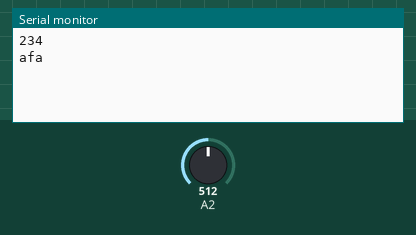
The sketch below on a simulated Arduino Uno, built with avr-gcc and run on an emulated ATmega328P. On the bench: the last lines printed to the serial monitor. The inputs (shaded band) are chosen by the test bench; at power-on: A2 = 512.

Above: at 1.2 s.
1.3 s: A2 set to 716
At 2.5 s:
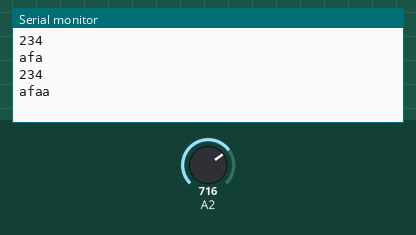
2.8 s: A2 set to 900
At 4.0 s:
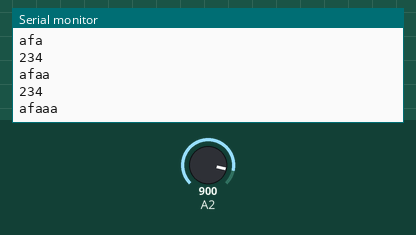
4.3 s: A2 set to 1023
At 5.4 s:
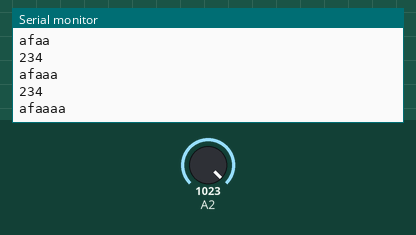
5.8 s: A2 set to 511
At 6.7 s:
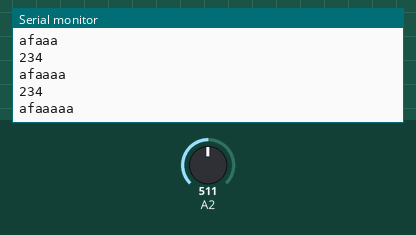
7.3 s: A2 set to 306
At 8.0 s:
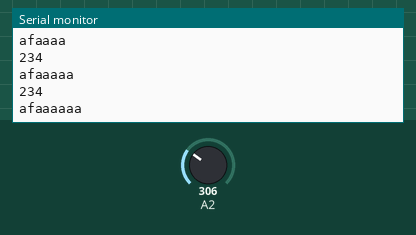
8.8 s: A2 set to 122
At 9.3 s:
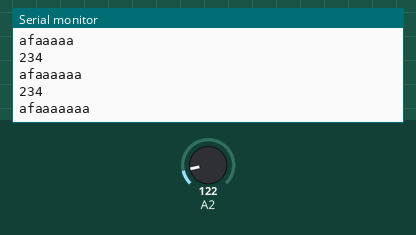

Measured:
- after the input at 1.3 s, the serial monitor: prints a new line at once (image 1)
- after the input at 2.8 s, the serial monitor: prints a new line at once (image 2)
- after the input at 4.3 s, the serial monitor: prints a new line at once (image 3)
- after the input at 5.8 s, the serial monitor: prints a new line at once (image 4)
- after the input at 7.3 s, the serial monitor: prints a new line at once (image 5)
- after the input at 8.8 s, the serial monitor: prints a new line at once (image 6)

The sketch:

sketch_feb17a.ino
```cpp
int percent = 0;
int prevPercent = 0;
int b = 98;
String a = "af";
void setup() {


  Serial.begin( 9600 );

}

void loop() {

  percent = round(analogRead(2) / 1024.00 * 100);
  b = 234;
  if(percent != prevPercent) {
    a+="a";
    Serial.println(b);
    Serial.println(a);

    prevPercent = percent;

  }

  delay(100);

}
```
